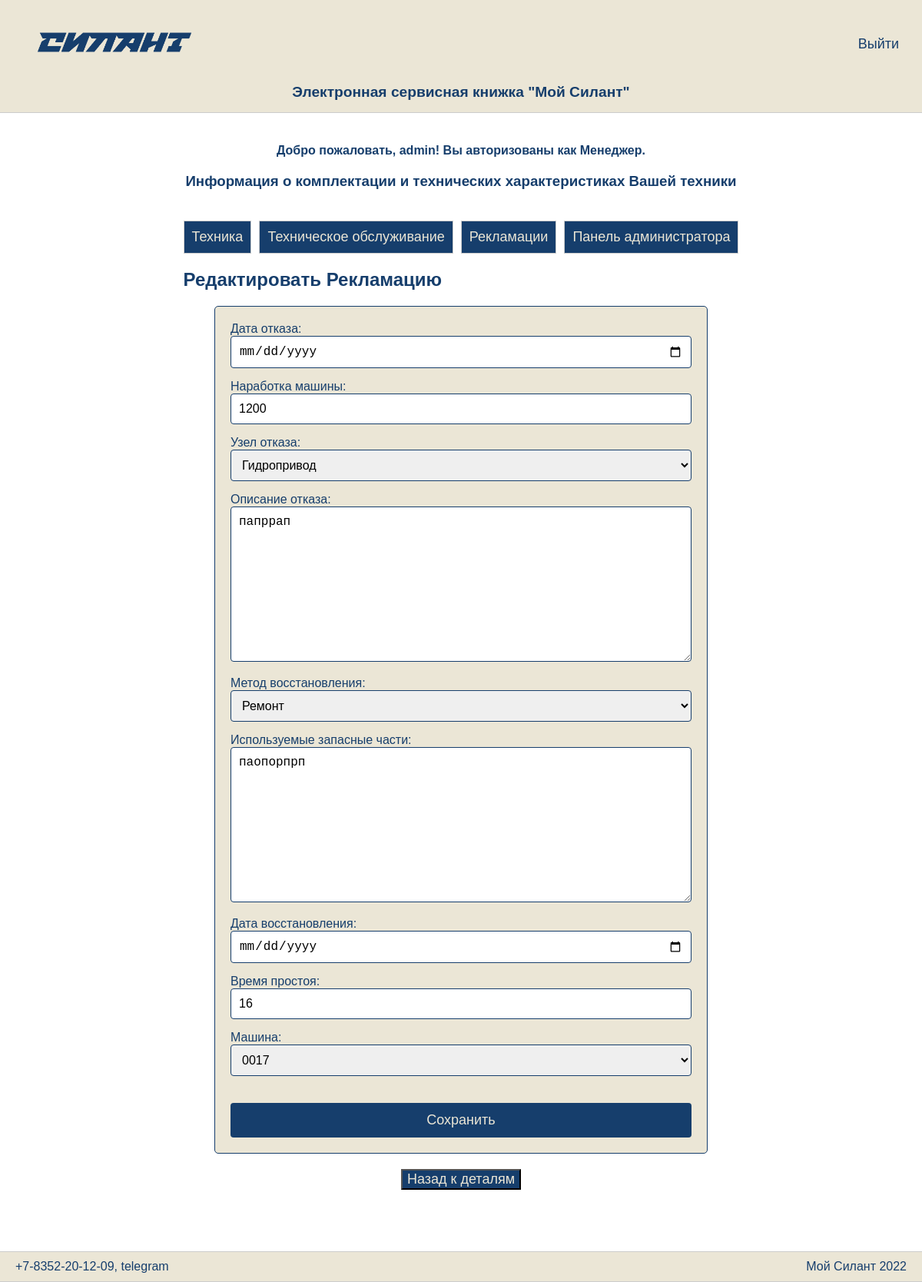
/claims/1/edit/ (signed in), run on the app's committed database.
### sylantProject/models.py (models this page shows, shortened)
class CustomUser(AbstractUser):
    ROLE_CHOICES = [
        ('client', 'Клиент'),
        ('service', 'Сервисная организация'),
        ('manager', 'Менеджер'),
    ]
    role = models.CharField(max_length=20, choices=ROLE_CHOICES, verbose_name="Роль")
    client = models.ForeignKey(Reference, null=True, blank=True, on_delete=models.SET_NULL, related_name='user_clients', verbose_name="Клиент")
    service_organization = models.ForeignKey(Reference, null=True, blank=True, on_delete=models.SET_NULL, related_name='user_service_organization', verbose_name="Сервисная организация")
    groups = models.ManyToManyField(
        Group,
        related_name='customuser_set',  # Уникальное имя для обратной связи
        blank=True,
        help_text='The groups this user belongs to. A user will get all permissions granted to each of their groups.',
        related_query_name='customuser',
    )
    user_permissions = models.ManyToManyField(
        Permission,
        related_name='customuser_set',  # Уникальное имя для обратной связи
        blank=True,
        help_text='Specific permissions for this user.',
        related_query_name='customuser',
    )

class Claim(models.Model):
    failure_date = models.DateField(verbose_name="Дата отказа")
    machine_hours = models.PositiveIntegerField(verbose_name="Наработка машины")
    failure_unit = models.ForeignKey(Reference, related_name='failure_units', on_delete=models.CASCADE, verbose_name="Узел отказа")
    failure_description = models.TextField(verbose_name="Описание отказа")
    recovery_method = models.ForeignKey(Reference, related_name='recovery_methods', on_delete=models.CASCADE, verbose_name="Метод восстановления")
    spare_parts = models.TextField(verbose_name="Используемые запасные части")
    recovery_date = models.DateField(verbose_name="Дата восстановления")
    downtime = models.PositiveIntegerField(verbose_name="Время простоя")
    machine = models.ForeignKey(Machine, related_name='claims', on_delete=models.CASCADE, verbose_name="Машина")
    service_company = models.ForeignKey(Reference, related_name='claim_service_companies', on_delete=models.CASCADE, verbose_name="Сервисная компания")

### sylantProject/views.py (the view, shortened to what this page needs)
# urls.py: path('claims/<int:pk>/edit/', ClaimUpdateView.as_view(), name='claim_edit'),
class ClaimUpdateView(ManagerServiceRequiredMixin, LoginRequiredMixin, UpdateView):
    model = Claim
    form_class = ClaimForm
    template_name = 'claim_update.html'
    def get_form_kwargs(self):
        kwargs = super().get_form_kwargs()
        kwargs['user'] = self.request.user
        return kwargs

### sylantProject/mixin.py (called while the page is built)
    @staticmethod
    def test_func(user, allowed_roles):
        return user.role in allowed_roles

    def dispatch(self, request, *args, **kwargs):
        allowed_roles = getattr(self, 'allowed_roles', [])
        if request.user.is_authenticated:
            if not self.test_func(request.user, allowed_roles):
                return HttpResponseForbidden()
        return super().dispatch(request, *args, **kwargs)

### sylantProject/models.py (called while the page is built)
    def __str__(self):
        return self.name

    def __str__(self):
        return self.serial_number

### sylantProject/templates/claim_update.html (shortened to what this page needs)
{% extends "base.html" %}
{% block content %}
    <h2>Редактировать Рекламацию</h2>
    <form method="post" class="machine-form">
        {% for field in form %}
        <div class="form-group">
            {{ field.label_tag }}
            {{ field }}
        </div>
        {% endfor %}
        <button type="submit">Сохранить</button>
    </form>
    <div class="back-button">
        <form action="{% url 'claim-detail' claim.id %}">
            <button type="submit" class="btn btn-second">Назад к деталям</button>
        </form>
    </div>
{% endblock %}

### sylantProject/templates/base.html (shortened to what this page needs)
<!DOCTYPE html>
<html lang="en">
<head>
    {% load static %}
    <link rel="stylesheet" type="text/css" href="{% static 'css/styles_new.css' %}">
</head>
<body>
    <div class="wrapper">
        <header>
            <div class="header-content">
                <div class="logo">
                    <img src="{% static 'images/logo.png' %}" alt="логотип">
                </div>
                {% if user.is_authenticated %}
                <div class="auth"><a href="{% url 'account_logout' %}">Bыйти</a></div>
                {% else %}
                <div class="auth"><a href="{% url 'account_login' %}">Aвторизация</a></div>
                {% endif %}
            </div>
            <div class="title">Электронная сервисная книжка "Мой Силант"</div>
        </header>
        <div class="container">
            <main>
        {% if user.is_authenticated %}
        <div class="results-section">
            <div class="user-info">
                <p><h4>Добро пожаловать, {{ user.username }}! Вы авторизованы как {{ user.get_role_display }}.</h4></p>
            </div>
            <div class="results-section">
            <p><h3 id="panel-title">Информация о комплектации и технических характеристиках Вашей техники</h3></p>
        </div>
        <div class="tabs">
            <button class="tab" onclick="location.href='{% url 'machine-list' %}'">Техника</button>
            <button class="tab" onclick="location.href='{% url 'maintenance-list' %}'">Техническое обслуживание</button>
            <button class="tab" onclick="location.href='{% url 'claim-list' %}'">Рекламации</button>
            {% if user.role == 'manager' %}
            <button class="tab" onclick="location.href='{% url 'manager' %}'">Панель администратора</button>
            {% endif %}
        </div>
        </div>
        {% else %}
            {% block search %}
            {% endblock %}
        {% endif %}
        {% block content %}
        {% endblock %}
    </main>
        </div>
        <footer>
            <div class="footer-content">
                <div class="contact">+7-8352-20-12-09, telegram</div>
                <div class="copyright">Мой Силант 2022</div>
            </div>
        </footer>
    </div>
</body>
</html>

### sylantProject/static/css/styles_new.css (style rules this page uses)
a { text-decoration: none; color: #163E6C; font-size: 18px; font-weight: 500; }
html, body { height: 100%; margin: 0; padding: 0; font-family: PT Astra Sans, sans-serif; color: #163E6C; }
body { display: flex; flex-direction: column; }
.wrapper { display: flex; flex-direction: column; min-height: 100vh; }
header, footer { background-color: #EBE6D6; padding: 15px 0; border-bottom: 1px solid #ccc; }
.header-content, .footer-content { max-width: 1200px; margin: 0 auto; padding: 0 30px; display: flex; justify-content: space-between; align-items: center; color: #163E6D; }
.logo { flex: 1; }
.logo img { max-height: 80px; }
.auth { flex: 1; color: #163E6C; text-align: right; }
.title { text-align: center; margin-top: 10px; font-size: 1.2em; font-weight: bold; color: #163E6C; }
.container { flex: 1; max-width: 1450px; margin: 0 auto; padding: 0 30px; }
main { padding: 20px; background-color: #fff; }
footer { border-top: 1px solid #ccc; text-align: center; padding: 10px 0; margin-top: 60px; }
.footer-content { max-width: 1200px; margin: 0 auto; padding: 0 20px; display: flex; justify-content: space-between; align-items: center; }
button { font-size: 18px; color: #EBE6D6; background-color: #163E6C; cursor: pointer; }
button { font-size: 18px; color: #EBE6D6; background-color: #163E6C; cursor: pointer; margin-top: 20px; }
.container { max-width: 100%; padding: 0 15px; box-sizing: border-box; }
.user-info { text-align: center; margin-bottom: 20px; }
.user-info h4 { margin: 0; }
.results-section { text-align: center; margin-top: 20px; }
#panel-title { margin-bottom: 10px; }
.tabs { display: flex; justify-content: center; margin-top: 20px; }
.tab { padding: 10px; border: 1px solid #ccc; cursor: pointer; }
.tab:not(:last-child) { margin-right: 10px; }
.machine-form { max-width: 600px; margin: 0 auto; padding: 20px; border: 1px solid #163E6C; border-radius: 5px; background-color: #EBE6D6; }
.machine-form input[type="text"], .machine-form input[type="date"], .machine-form input[type="number"], .machine-form input[type="email"], .machine-form input[type="password"], .machine-form select, .machine-form textarea { width: 100%; padding: 10px; margin-bottom: 15px; border: 1px solid #163E6C; border-radius: 4px; box-sizing: border-box; font-size: 16px; }
.machine-form button { width: 100%; padding: 12px; background-color: #163E6C; color: #EBE6D6; border: none; border-radius: 4px; cursor: pointer; font-size: 18px; margin-top: 20px }
.back-button { text-align: center; }

### data on the page
CustomUser: username "admin", role "Менеджер"
Claim: form "1200" "Гидропривод" "папррап" "Ремонт" "паопорпрп" "16" "0017"

### other printed values
{{ field.label_tag }} "Дата отказа:" "Наработка машины:" "Узел отказа:" "Описание отказа:" "Метод восстановления:" "Используемые запасные части:" "Дата восстановления:" "Время простоя:" "Машина:"
